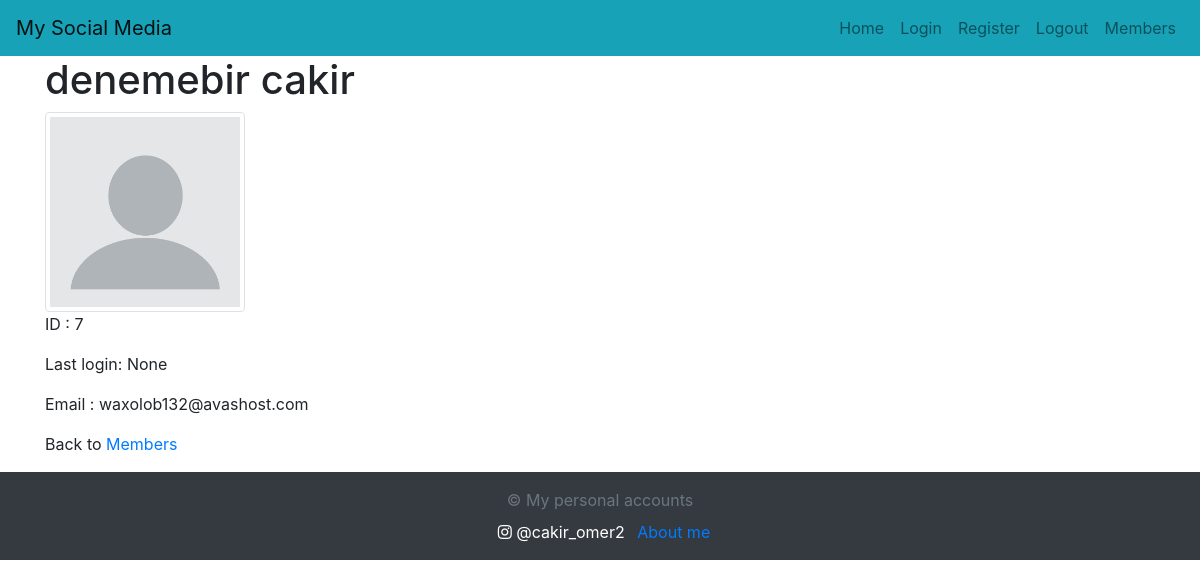
Screenshot of /members/details/7 with the database file from the repository.
### members/models.py (models this page shows, shortened)
class Member(AbstractBaseUser, PermissionsMixin):# AbstractBaseUser does the work that gives us
    email = models.EmailField(unique=True)
    first_name = models.CharField(max_length=30)
    last_name = models.CharField(max_length=30)
    is_active = models.BooleanField(default=True)
    is_staff = models.BooleanField(default=False)
    profile_picture = models.ImageField(upload_to='profile_pics/', default='default.jpg')
    objects = MemberManager()
    USERNAME_FIELD = 'email'
    REQUIRED_FIELDS = ['first_name', 'last_name']

### members/views.py (the view)
# urls.py: path('members/details/<int:id>',views.details,name='details'),
def details(request,id):
    mymember = Member.objects.get(id=id)
    if request.method=='POST':
        pp = request.FILES.get('profile_picture')
        mymember.profile_picture=pp
        mymember.save()
    template = loader.get_template('details.html')
    context = {
        'mymember':mymember,
        'logged_in_user': request.user,#to get the user who's loged in at the moment
    }
    return HttpResponse(template.render(context,request))

### members/templates/details.html (shortened to what this page needs)
{% extends "master.html" %}
{% block content %}
  <h1>{{ mymember.first_name }} {{ mymember.last_name }}</h1>
  <img src="{{ mymember.profile_picture.url }}"  class="img-thumbnail" width="200"><br>
  <p>ID : {{mymember.id}}</p>
  <p>Last login: {{ mymember.last_login }}</p>
   <p>Email : {{mymember.email}}</p>
  <p>Back to <a href="/members">Members</a></p>
{% endblock %}

### rows the page displays
Member: first_name "denemebir", last_name "cakir", profile_picture (placeholder picture), id "7", last_login "None", email "waxolob132@avashost.com"
